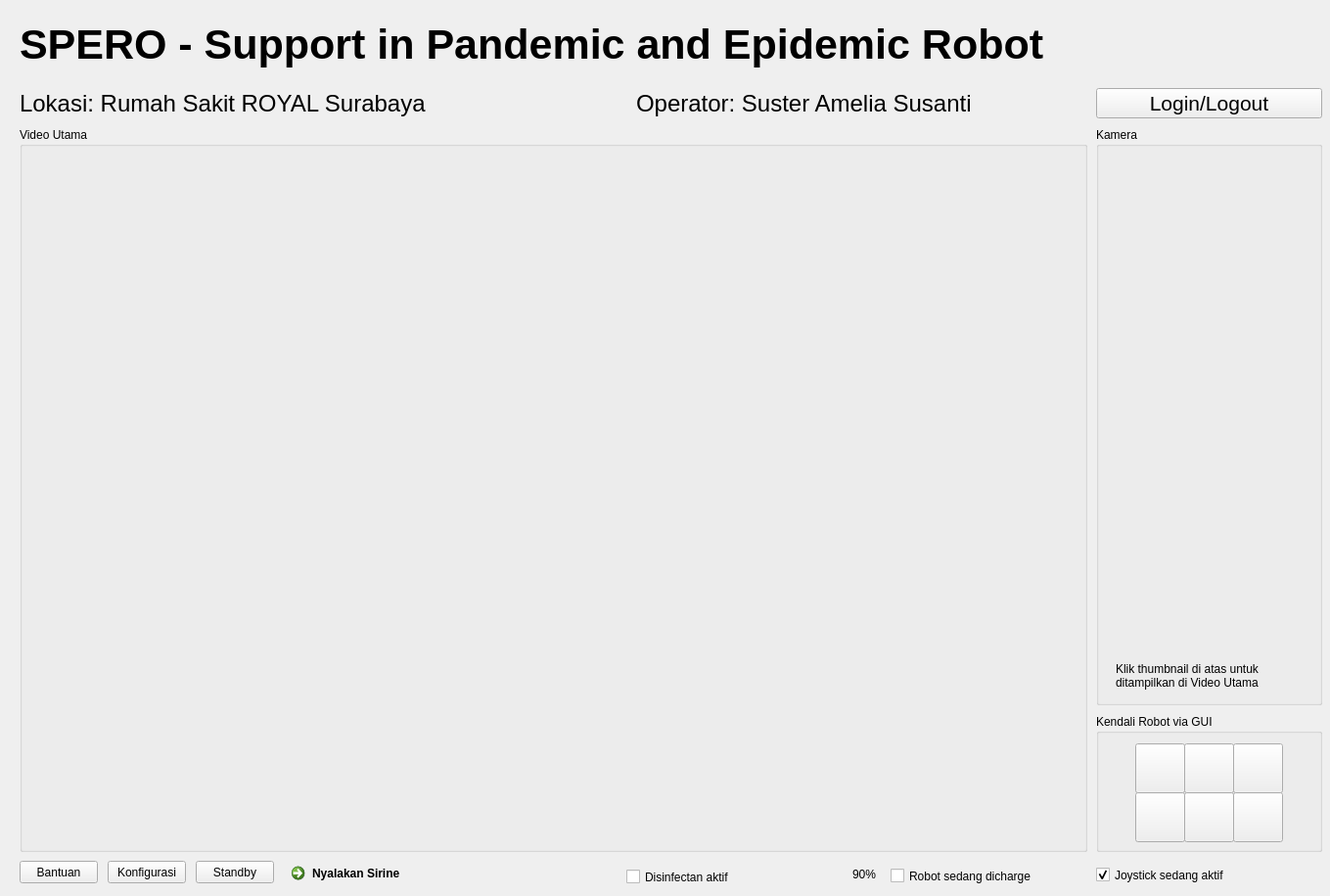
<?xml version="1.0" encoding="UTF-8"?>
<ui version="4.0">
 <class>Form</class>
 <widget class="QWidget" name="Form">
  <property name="geometry">
   <rect>
    <x>0</x>
    <y>0</y>
    <width>1359</width>
    <height>916</height>
   </rect>
  </property>
  <property name="windowTitle">
   <string>Spero - Kontrol Utama</string>
  </property>
  <widget class="QLabel" name="label">
   <property name="geometry">
    <rect>
     <x>20</x>
     <y>20</y>
     <width>1221</width>
     <height>51</height>
    </rect>
   </property>
   <property name="font">
    <font>
     <pointsize>32</pointsize>
     <weight>75</weight>
     <bold>true</bold>
    </font>
   </property>
   <property name="text">
    <string>SPERO - Support in Pandemic and Epidemic Robot</string>
   </property>
  </widget>
  <widget class="QLabel" name="label_2">
   <property name="geometry">
    <rect>
     <x>1250</x>
     <y>0</y>
     <width>80</width>
     <height>80</height>
    </rect>
   </property>
   <property name="text">
    <string/>
   </property>
   <property name="pixmap">
    <pixmap resource="rc/spero.qrc">:/icons/Logo_petra_lowres.png</pixmap>
   </property>
   <property name="scaledContents">
    <bool>true</bool>
   </property>
  </widget>
  <widget class="QGroupBox" name="groupBox">
   <property name="geometry">
    <rect>
     <x>20</x>
     <y>130</y>
     <width>1091</width>
     <height>741</height>
    </rect>
   </property>
   <property name="title">
    <string>Video Utama</string>
   </property>
   <widget class="QLabel" name="label_3">
    <property name="geometry">
     <rect>
      <x>0</x>
      <y>20</y>
      <width>1091</width>
      <height>721</height>
     </rect>
    </property>
    <property name="text">
     <string/>
    </property>
    <property name="pixmap">
     <pixmap resource="rc/spero.qrc">:/images/contoh_video_call.jpeg</pixmap>
    </property>
   </widget>
  </widget>
  <widget class="QGroupBox" name="groupBox_2">
   <property name="geometry">
    <rect>
     <x>1120</x>
     <y>130</y>
     <width>231</width>
     <height>591</height>
    </rect>
   </property>
   <property name="title">
    <string>Kamera</string>
   </property>
   <widget class="QLabel" name="label_4">
    <property name="geometry">
     <rect>
      <x>10</x>
      <y>30</y>
      <width>211</width>
      <height>161</height>
     </rect>
    </property>
    <property name="text">
     <string/>
    </property>
    <property name="pixmap">
     <pixmap resource="rc/spero.qrc">:/images/contoh_video_call.jpeg</pixmap>
    </property>
    <property name="scaledContents">
     <bool>true</bool>
    </property>
   </widget>
   <widget class="QLabel" name="label_5">
    <property name="geometry">
     <rect>
      <x>10</x>
      <y>200</y>
      <width>211</width>
      <height>161</height>
     </rect>
    </property>
    <property name="text">
     <string/>
    </property>
    <property name="pixmap">
     <pixmap resource="rc/spero.qrc">:/images/contoh_lorong.jpg</pixmap>
    </property>
    <property name="scaledContents">
     <bool>true</bool>
    </property>
   </widget>
   <widget class="QLabel" name="label_6">
    <property name="geometry">
     <rect>
      <x>10</x>
      <y>370</y>
      <width>211</width>
      <height>161</height>
     </rect>
    </property>
    <property name="text">
     <string/>
    </property>
    <property name="pixmap">
     <pixmap resource="rc/spero.qrc">:/images/contoh_kamera_bawah.jpg</pixmap>
    </property>
    <property name="scaledContents">
     <bool>true</bool>
    </property>
   </widget>
   <widget class="QLabel" name="label_7">
    <property name="geometry">
     <rect>
      <x>20</x>
      <y>545</y>
      <width>191</width>
      <height>31</height>
     </rect>
    </property>
    <property name="text">
     <string>Klik thumbnail di atas untuk ditampilkan di Video Utama</string>
    </property>
    <property name="wordWrap">
     <bool>true</bool>
    </property>
   </widget>
  </widget>
  <widget class="QPushButton" name="pushButton">
   <property name="geometry">
    <rect>
     <x>110</x>
     <y>880</y>
     <width>80</width>
     <height>23</height>
    </rect>
   </property>
   <property name="text">
    <string>Konfigurasi</string>
   </property>
  </widget>
  <widget class="QGroupBox" name="groupBox_3">
   <property name="geometry">
    <rect>
     <x>1120</x>
     <y>730</y>
     <width>231</width>
     <height>141</height>
    </rect>
   </property>
   <property name="title">
    <string>Kendali Robot via GUI</string>
   </property>
   <widget class="QPushButton" name="pushButton_2">
    <property name="geometry">
     <rect>
      <x>40</x>
      <y>30</y>
      <width>51</width>
      <height>51</height>
     </rect>
    </property>
    <property name="text">
     <string/>
    </property>
    <property name="icon">
     <iconset>
      <normalon>:/icons/rol.png</normalon>
     </iconset>
    </property>
    <property name="iconSize">
     <size>
      <width>51</width>
      <height>51</height>
     </size>
    </property>
   </widget>
   <widget class="QPushButton" name="pushButton_3">
    <property name="geometry">
     <rect>
      <x>90</x>
      <y>30</y>
      <width>51</width>
      <height>51</height>
     </rect>
    </property>
    <property name="text">
     <string/>
    </property>
    <property name="icon">
     <iconset>
      <normalon>:/icons/up.png</normalon>
     </iconset>
    </property>
    <property name="iconSize">
     <size>
      <width>51</width>
      <height>51</height>
     </size>
    </property>
   </widget>
   <widget class="QPushButton" name="pushButton_4">
    <property name="geometry">
     <rect>
      <x>140</x>
      <y>30</y>
      <width>51</width>
      <height>51</height>
     </rect>
    </property>
    <property name="text">
     <string/>
    </property>
    <property name="icon">
     <iconset>
      <normalon>:/icons/ror.png</normalon>
     </iconset>
    </property>
    <property name="iconSize">
     <size>
      <width>51</width>
      <height>51</height>
     </size>
    </property>
   </widget>
   <widget class="QPushButton" name="pushButton_5">
    <property name="geometry">
     <rect>
      <x>140</x>
      <y>80</y>
      <width>51</width>
      <height>51</height>
     </rect>
    </property>
    <property name="text">
     <string/>
    </property>
    <property name="icon">
     <iconset>
      <normalon>:/icons/right.png</normalon>
     </iconset>
    </property>
    <property name="iconSize">
     <size>
      <width>51</width>
      <height>51</height>
     </size>
    </property>
   </widget>
   <widget class="QPushButton" name="pushButton_6">
    <property name="geometry">
     <rect>
      <x>90</x>
      <y>80</y>
      <width>51</width>
      <height>51</height>
     </rect>
    </property>
    <property name="text">
     <string/>
    </property>
    <property name="icon">
     <iconset>
      <normalon>:/icons/down.png</normalon>
     </iconset>
    </property>
    <property name="iconSize">
     <size>
      <width>51</width>
      <height>51</height>
     </size>
    </property>
   </widget>
   <widget class="QPushButton" name="pushButton_7">
    <property name="geometry">
     <rect>
      <x>40</x>
      <y>80</y>
      <width>51</width>
      <height>51</height>
     </rect>
    </property>
    <property name="text">
     <string/>
    </property>
    <property name="icon">
     <iconset>
      <normalon>:/icons/left.png</normalon>
     </iconset>
    </property>
    <property name="iconSize">
     <size>
      <width>51</width>
      <height>51</height>
     </size>
    </property>
   </widget>
  </widget>
  <widget class="QCheckBox" name="checkBox">
   <property name="geometry">
    <rect>
     <x>1120</x>
     <y>884</y>
     <width>221</width>
     <height>21</height>
    </rect>
   </property>
   <property name="text">
    <string>Joystick sedang aktif</string>
   </property>
   <property name="checked">
    <bool>true</bool>
   </property>
  </widget>
  <widget class="QPushButton" name="pushButton_8">
   <property name="geometry">
    <rect>
     <x>20</x>
     <y>880</y>
     <width>80</width>
     <height>23</height>
    </rect>
   </property>
   <property name="text">
    <string>Bantuan</string>
   </property>
  </widget>
  <widget class="QLabel" name="label_8">
   <property name="geometry">
    <rect>
     <x>801</x>
     <y>874</y>
     <width>71</width>
     <height>41</height>
    </rect>
   </property>
   <property name="text">
    <string/>
   </property>
   <property name="pixmap">
    <pixmap resource="rc/spero.qrc">:/icons/battery_icon.png</pixmap>
   </property>
   <property name="scaledContents">
    <bool>true</bool>
   </property>
  </widget>
  <widget class="QLabel" name="label_9">
   <property name="geometry">
    <rect>
     <x>871</x>
     <y>886</y>
     <width>59</width>
     <height>15</height>
    </rect>
   </property>
   <property name="text">
    <string>90%</string>
   </property>
  </widget>
  <widget class="QCheckBox" name="checkBox_2">
   <property name="geometry">
    <rect>
     <x>910</x>
     <y>885</y>
     <width>171</width>
     <height>21</height>
    </rect>
   </property>
   <property name="text">
    <string>Robot sedang dicharge</string>
   </property>
  </widget>
  <widget class="QCommandLinkButton" name="commandLinkButton">
   <property name="geometry">
    <rect>
     <x>290</x>
     <y>875</y>
     <width>151</width>
     <height>31</height>
    </rect>
   </property>
   <property name="text">
    <string>Nyalakan Sirine</string>
   </property>
  </widget>
  <widget class="QCheckBox" name="checkBox_3">
   <property name="geometry">
    <rect>
     <x>640</x>
     <y>886</y>
     <width>131</width>
     <height>21</height>
    </rect>
   </property>
   <property name="text">
    <string>Disinfectan aktif</string>
   </property>
  </widget>
  <widget class="QPushButton" name="pushButton_9">
   <property name="geometry">
    <rect>
     <x>200</x>
     <y>880</y>
     <width>80</width>
     <height>23</height>
    </rect>
   </property>
   <property name="text">
    <string>Standby</string>
   </property>
  </widget>
  <widget class="QLabel" name="label_10">
   <property name="geometry">
    <rect>
     <x>20</x>
     <y>80</y>
     <width>571</width>
     <height>51</height>
    </rect>
   </property>
   <property name="font">
    <font>
     <pointsize>18</pointsize>
    </font>
   </property>
   <property name="text">
    <string>Lokasi: Rumah Sakit ROYAL Surabaya</string>
   </property>
  </widget>
  <widget class="QLabel" name="label_11">
   <property name="geometry">
    <rect>
     <x>650</x>
     <y>80</y>
     <width>571</width>
     <height>51</height>
    </rect>
   </property>
   <property name="font">
    <font>
     <pointsize>18</pointsize>
    </font>
   </property>
   <property name="text">
    <string>Operator: Suster Amelia Susanti</string>
   </property>
  </widget>
  <widget class="QPushButton" name="pushButton_10">
   <property name="geometry">
    <rect>
     <x>1120</x>
     <y>90</y>
     <width>231</width>
     <height>31</height>
    </rect>
   </property>
   <property name="font">
    <font>
     <pointsize>16</pointsize>
    </font>
   </property>
   <property name="text">
    <string>Login/Logout</string>
   </property>
  </widget>
 </widget>
 <resources>
  <include location="rc/spero.qrc"/>
 </resources>
 <connections/>
</ui>
